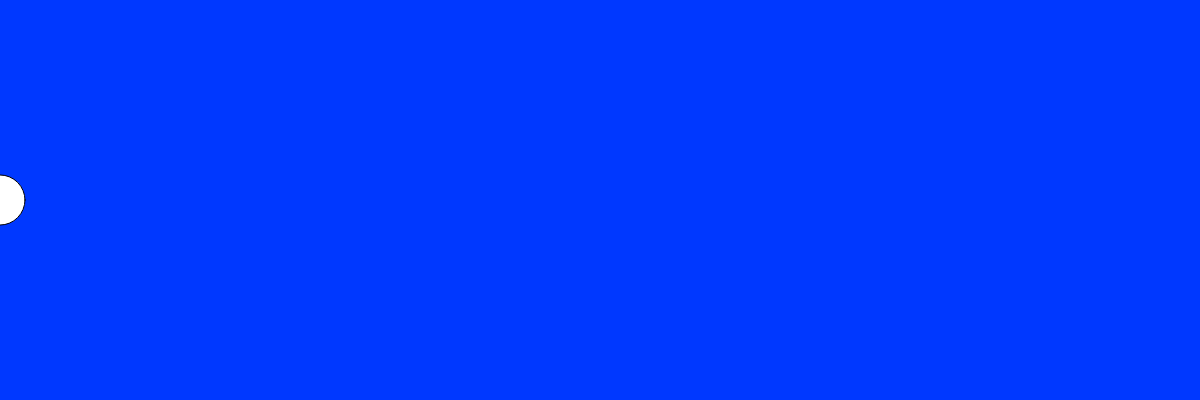
Frame 1 (no input)
Frame 60 (no input): identical to frame 1, image omitted
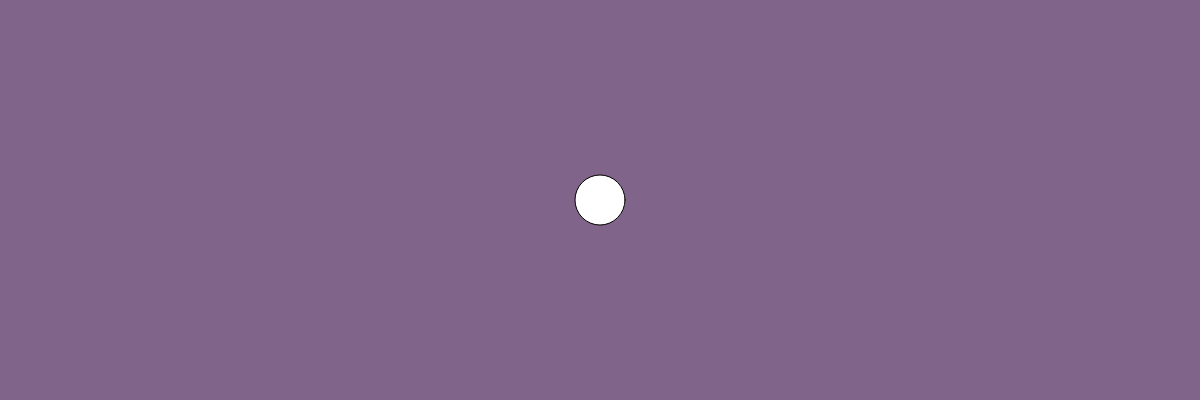
Frame 120 (the mouse pressed at the canvas centre since frame 60)

The p5.js sketch that drew these frames (run headless with seeded random() and noise() and a simulated clock; from frame 60 on, the mouse is pressed at the canvas centre):

// p5.js sketch
// ── sketch.js

var r = 0;
var g = 50;
var b=255;

// INITIALIZE ALL YOUR VARIABLES
// Ideally you would create 3 variables. red blue green or r, g, b


function setup(){

  createCanvas(1200,400);
}


function draw(){

 r = map(mouseX,0,1200,0,255);
 g = map(mouseX,50,600,60,100);
 b = map(mouseX,255,1000,255,0);

 background(r,g,b);
 
 fill("white");
 ellipse(mouseX,200,50,50);
}
